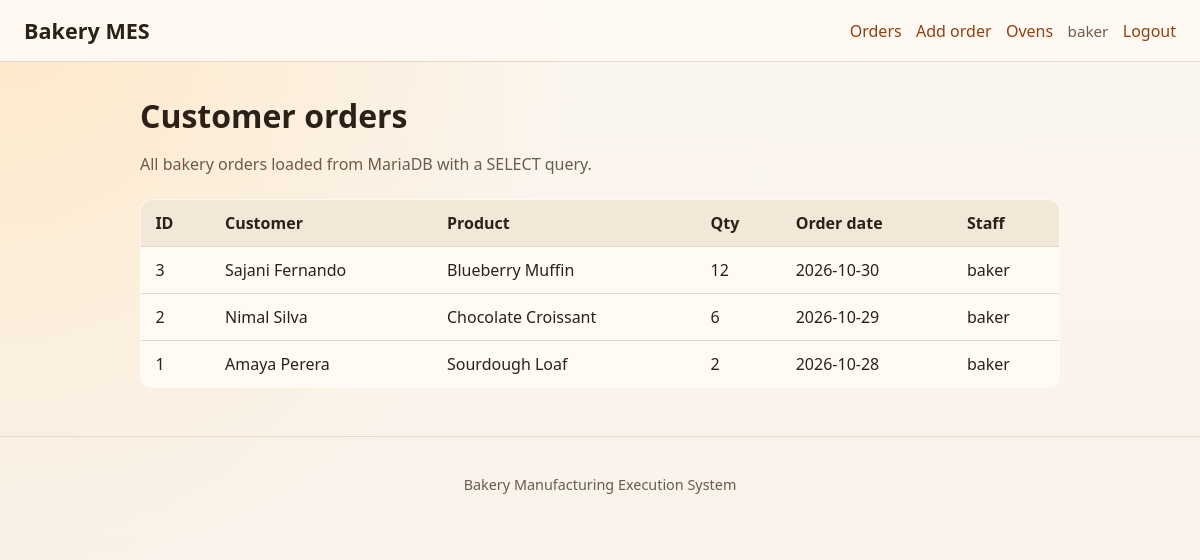
Screenshot of /orders.php (signed in) with the database file from the repository.
### tables this page shows
CREATE TABLE orders (
  id INT AUTO_INCREMENT PRIMARY KEY,
  customer_name VARCHAR(100) NOT NULL,
  product_id INT NOT NULL,
  quantity INT NOT NULL,
  order_date DATE NOT NULL,
  user_id INT NOT NULL,
  CONSTRAINT fk_orders_product
    FOREIGN KEY (product_id) REFERENCES products(id),
  CONSTRAINT fk_orders_user
    FOREIGN KEY (user_id) REFERENCES users(id)
);

CREATE TABLE products (
  id INT AUTO_INCREMENT PRIMARY KEY,
  name VARCHAR(100) NOT NULL,
  category VARCHAR(50) NOT NULL,
  unit_price DECIMAL(8,2) NOT NULL
);

CREATE TABLE users (
  id INT AUTO_INCREMENT PRIMARY KEY,
  username VARCHAR(50) NOT NULL UNIQUE,
  password_hash VARCHAR(255) NOT NULL,
  role VARCHAR(50) NOT NULL
);

### orders.php (the view, shortened to what this page needs)
<?php
require_once __DIR__ . '/config/db.php';
$sql = 'SELECT o.id, o.customer_name, o.quantity, o.order_date,
               p.name AS product_name, u.username AS staff_name
        FROM orders o
        INNER JOIN products p ON o.product_id = p.id
        INNER JOIN users u ON o.user_id = u.id
        ORDER BY o.order_date DESC, o.id DESC';
$stmt = $pdo->query($sql);
$orders = $stmt->fetchAll();
require_once __DIR__ . '/includes/header.php';
?>
<h1>Customer orders</h1>
<p class="lead">All bakery orders loaded from MariaDB with a SELECT query.</p>
<?php if (count($orders) === 0): ?>
    <p class="panel">No orders yet. <a href="add_order.php">Add the first order</a>.</p>
<?php else: ?>
    <table class="data-table">
        <thead>
            <tr>
                <th>ID</th>
                <th>Customer</th>
                <th>Product</th>
                <th>Qty</th>
                <th>Order date</th>
                <th>Staff</th>
            </tr>
        </thead>
        <tbody>
            <?php foreach ($orders as $order): ?>
                <tr>
                    <td><?php echo (int) $order['id']; ?></td>
                    <td><?php echo htmlspecialchars($order['customer_name']); ?></td>
                    <td><?php echo htmlspecialchars($order['product_name']); ?></td>
                    <td><?php echo (int) $order['quantity']; ?></td>
                    <td><?php echo htmlspecialchars($order['order_date']); ?></td>
                    <td><?php echo htmlspecialchars($order['staff_name']); ?></td>
                </tr>
            <?php endforeach; ?>
        </tbody>
    </table>
<?php endif; ?>
<?php require_once __DIR__ . '/includes/footer.php'; ?>

### includes/header.php (shortened to what this page needs)
<!DOCTYPE html>
<html lang="en">
<head>
    <link rel="stylesheet" href="css/styles.css">
</head>
<body>
<header class="site-header">
    <div class="brand">
        <a href="orders.php">Bakery MES</a>
    </div>
    <?php if (!empty($_SESSION['user_id'])): ?>
        <nav class="site-nav">
            <a href="orders.php">Orders</a>
            <a href="add_order.php">Add order</a>
            <a href="ovens.php">Ovens</a>
            <span class="nav-user"><?php echo htmlspecialchars($_SESSION['username'] ?? ''); ?></span>
            <a href="logout.php">Logout</a>
        </nav>
    <?php endif; ?>
</header>
<main class="site-main">

### includes/footer.php
</main>
<footer class="site-footer">
    <p>Bakery Manufacturing Execution System</p>
</footer>
</body>
</html>

### css/styles.css (style rules this page uses)
:root { --bg: #f7f1e8; --surface: #fffaf3; --ink: #2c2118; --muted: #6d5b4b; --accent: #b45309; --accent-dark: #92400e; --line: #e7d7c5; --ok: #166534; --danger: #991b1b; }
* { box-sizing: border-box; }
body { margin: 0; font-family: "Segoe UI", Tahoma, Geneva, Verdana, sans-serif; color: var(--ink); background: radial-gradient(circle at top left, #ffe8c8 0, transparent 40%), linear-gradient(180deg, #fbf6ef 0%, var(--bg) 100%); min-height: 100vh; }
a { color: var(--accent-dark); text-decoration: none; }
.site-header { display: flex; flex-wrap: wrap; align-items: center; justify-content: space-between; gap: 1rem; padding: 1rem 1.5rem; background: rgba(255, 250, 243, 0.92); border-bottom: 1px solid var(--line); }
.brand a { font-size: 1.35rem; font-weight: 700; color: var(--ink); text-decoration: none; }
.site-nav { display: flex; flex-wrap: wrap; gap: 0.9rem; align-items: center; }
.nav-user { color: var(--muted); font-size: 0.95rem; }
.site-main { max-width: 960px; margin: 0 auto; padding: 2rem 1.25rem 3rem; }
.site-footer { text-align: center; color: var(--muted); padding: 1.5rem; border-top: 1px solid var(--line); font-size: 0.9rem; }
h1 { margin-top: 0; margin-bottom: 0.4rem; }
.lead { color: var(--muted); margin-bottom: 1.5rem; }
.data-table { width: 100%; border-collapse: collapse; background: var(--surface); border: 1px solid var(--line); border-radius: 12px; overflow: hidden; }
.data-table th, .data-table td { padding: 0.75rem 0.9rem; text-align: left; border-bottom: 1px solid var(--line); }
.data-table th { background: #f3e7d8; font-weight: 600; }
.data-table tr:last-child td { border-bottom: none; }

### rows the page displays
orders: id "3", customer_name "Sajani Fernando", product.name "Blueberry Muffin", quantity "12", order_date "2026-10-30", user.username "baker"
orders: id "2", customer_name "Nimal Silva", product.name "Chocolate Croissant", quantity "6", order_date "2026-10-29", user.username "baker"
orders: id "1", customer_name "Amaya Perera", product.name "Sourdough Loaf", quantity "2", order_date "2026-10-28", user.username "baker"

### other values shown
$_SESSION['username'] "baker"
